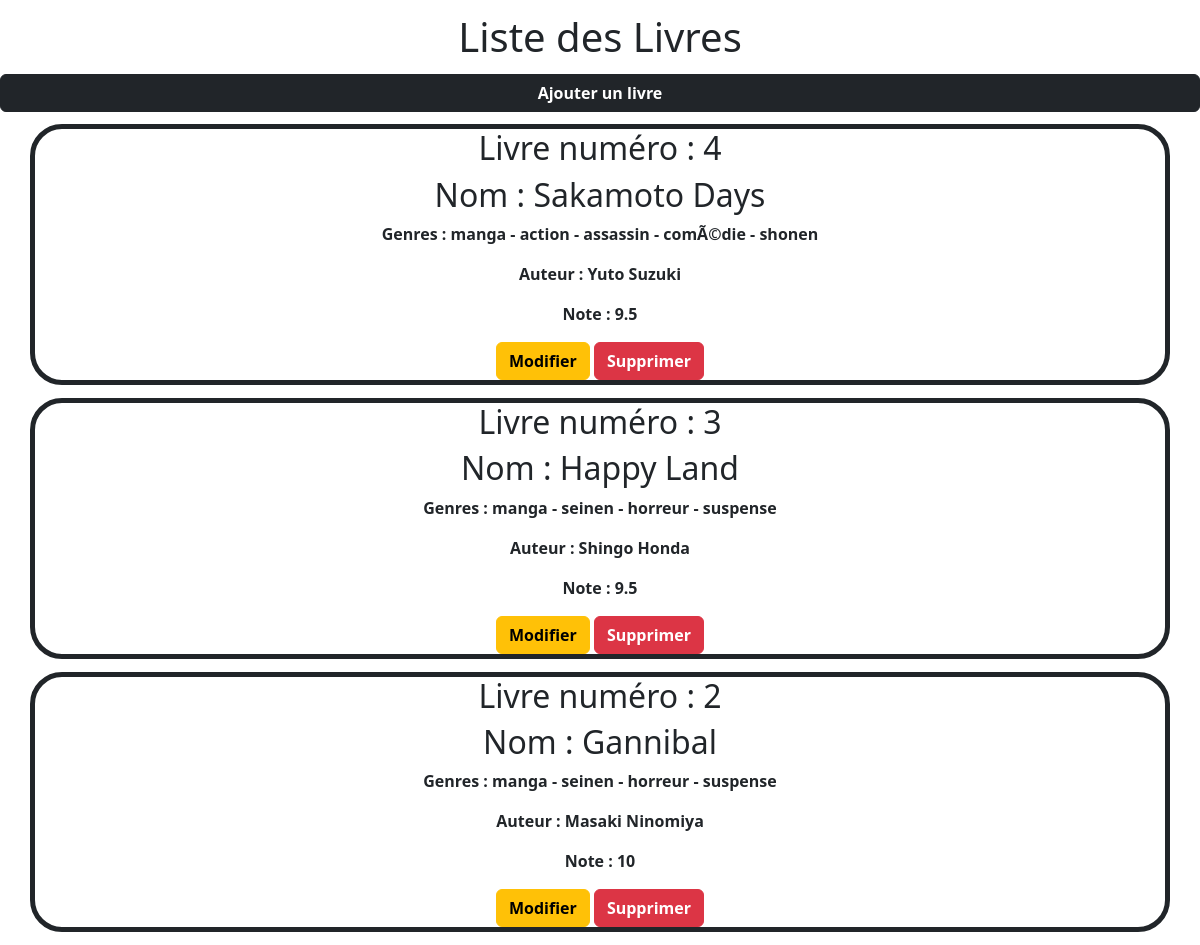
The page / on the database its author committed.
### tables this page shows
CREATE TABLE IF NOT EXISTS `livre` (
  `id` int(11) NOT NULL AUTO_INCREMENT,
  `name` varchar(255) NOT NULL,
  `category` varchar(255) NOT NULL,
  `author` varchar(255) NOT NULL,
  `review` varchar(3) NOT NULL,
  `created_at` datetime DEFAULT NULL,
  `updated_at` datetime DEFAULT NULL,
  PRIMARY KEY (`id`),
  UNIQUE KEY `name` (`name`)
);

### index.php (the view, shortened to what this page needs)
<?php
require __DIR__ . "/db/connexion.php";
$req = $db->prepare("SELECT * FROM livre ORDER BY created_at DESC");
$req->execute();
$livres = $req->fetchAll();
?>
<?php include __DIR__ . "/partials/head.php"; ?>
<main>
    <h1>Liste des Livres</h1>
    <div class="d-grid gap-2">
        <a href="create.php" class="btn btn-dark fw-bold" type="button">Ajouter un livre</a>
    </div>
    <div>
        <?php if (isset($livres) && !empty($livres)) : ?>
            <?php foreach ($livres as $livre) : ?>
                <div class="container border border-dark border-5 rounded-5">
                    <h2>Livre numéro : <?= htmlspecialchars($livre['id']) ?></h2>
                    <h2>Nom : <?= htmlspecialchars($livre['name']) ?></h2>
                    <p class="fw-semibold">Genres : <?= htmlspecialchars($livre['category']) ?></p>
                    <p class="fw-semibold">Auteur : <?= htmlspecialchars($livre['author']) ?></p>
                    <p class="fw-semibold">Note : <?= htmlspecialchars($livre['review']) ?></p>
                    <a href="edit.php?livre_id=<?= htmlspecialchars($livre['id']) ?>" type="button" class="btn btn-warning fw-semibold">Modifier</a>
                    <a href="delete.php?livre_id=<?= htmlspecialchars($livre['id']) ?>" onclick="return confirm('Confirmer la suppression ?')" type="button" class="btn btn-danger fw-semibold">Supprimer</a>
                </div>
            <?php endforeach ?>
        <?php else : ?>
            <p class="livre-none">Aucun livre ajouté à la liste</p>
        <?php endif ?>
    </div>
</main>
<?php include __DIR__ . "/partials/foot.php"; ?>

### partials/head.php (shortened to what this page needs)
<!DOCTYPE html>
<html lang="en">
<head>
    <link href="https://cdn.jsdelivr.net/npm/bootstrap@5.2.2/dist/css/bootstrap.min.css" rel="stylesheet">
    <link rel="stylesheet" href="css/styles.css">
</head>
<body>

### css/styles.css (style rules this page uses)
main h1 { text-align: center; margin-top: .8rem; margin-bottom: .8rem; }
.container { text-align: center; margin-top: .8rem; margin-bottom: .8rem; }

### rows shown on the page
livre: id "4", name "Sakamoto Days", category "manga - action - assassin - comÃ©die - shonen", author "Yuto Suzuki", review "9.5"
livre: id "3", name "Happy Land", category "manga - seinen - horreur - suspense", author "Shingo Honda", review "9.5"
livre: id "2", name "Gannibal", category "manga - seinen - horreur - suspense", author "Masaki Ninomiya", review "10"
